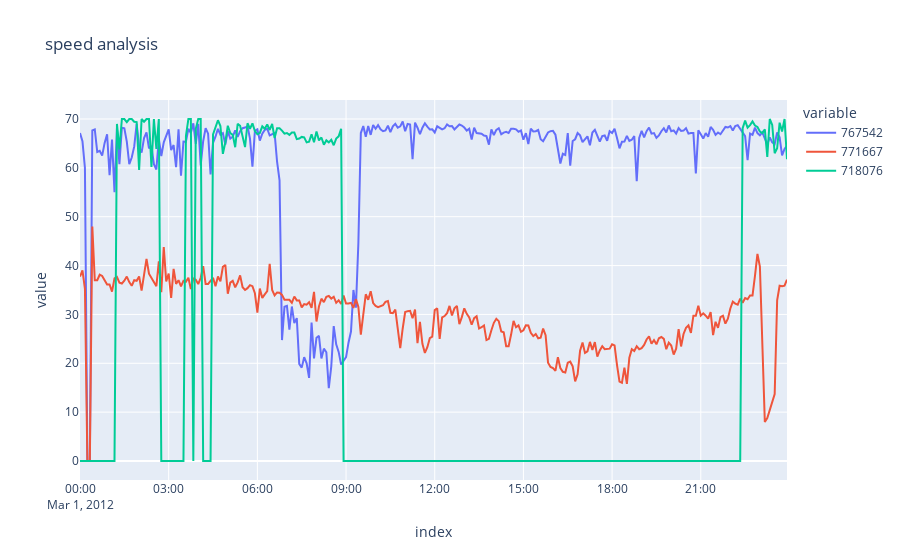

The code cell stored with this chart in its notebook:
### Code cell
# speed 3 random sensors
sample_df = df.head(12*24)
px.line(sample_df, x=sample_df.index, y=['767542','771667','718076'], title='speed analysis' )

### Figure 1 — Plotly figure (JSON) as saved in the notebook; plotly's stock layout.template omitted (floating-point values rounded to 4 significant figures; data arrays with more than 128 entries replaced by an {"elided": "..."} marker saying what was removed)
{"data": [{"hovertemplate": "variable=767542<br>index=%{x}<br>value=%{y}<extra></extra>", "legendgroup": "767542", "line": {"color": "#636efa", "dash": "solid"}, "marker": {"symbol": "circle"}, "mode": "lines", "name": "767542", "orientation": "v", "showlegend": true, "type": "scatter", "x": {"elided": "288 str values"}, "xaxis": "x", "y": {"elided": "288 float values"}, "yaxis": "y"}, {"hovertemplate": "variable=771667<br>index=%{x}<br>value=%{y}<extra></extra>", "legendgroup": "771667", "line": {"color": "#EF553B", "dash": "solid"}, "marker": {"symbol": "circle"}, "mode": "lines", "name": "771667", "orientation": "v", "showlegend": true, "type": "scatter", "x": {"elided": "288 str values"}, "xaxis": "x", "y": {"elided": "288 float values"}, "yaxis": "y"}, {"hovertemplate": "variable=718076<br>index=%{x}<br>value=%{y}<extra></extra>", "legendgroup": "718076", "line": {"color": "#00cc96", "dash": "solid"}, "marker": {"symbol": "circle"}, "mode": "lines", "name": "718076", "orientation": "v", "showlegend": true, "type": "scatter", "x": {"elided": "288 str values"}, "xaxis": "x", "y": {"elided": "288 float values"}, "yaxis": "y"}], "layout": {"legend": {"title": {"text": "variable"}, "tracegroupgap": 0}, "title": {"text": "speed analysis"}, "xaxis": {"anchor": "y", "domain": [0, 1], "title": {"text": "index"}}, "yaxis": {"anchor": "x", "domain": [0, 1], "title": {"text": "value"}}}}
